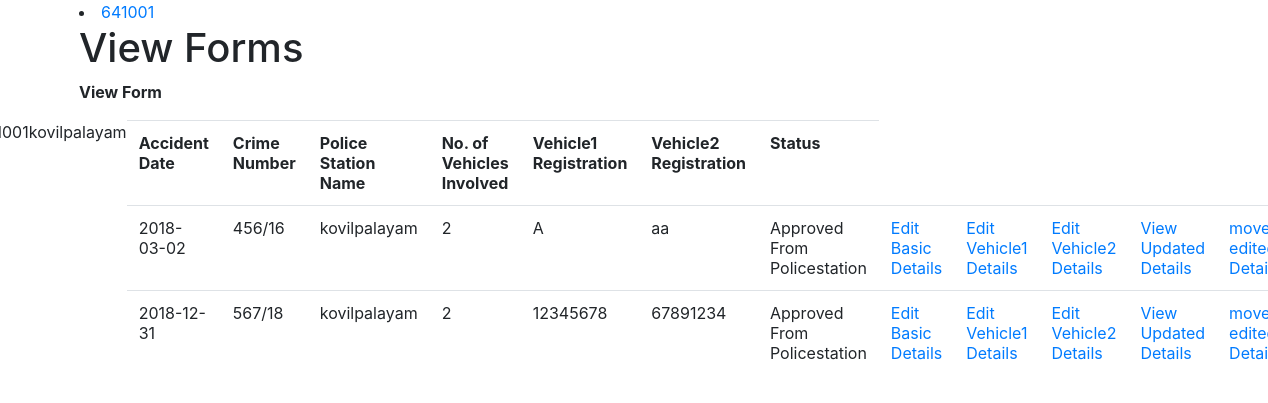
The app's page /police/checkboot.php (signed in) with its own data.
### tables this page shows
CREATE TABLE `basic` (
  `zone` varchar(20) NOT NULL,
  `dis` varchar(20) NOT NULL,
  `rto` varchar(30) NOT NULL,
  `unit` varchar(30) NOT NULL,
  `psta` varchar(30) NOT NULL,
  `cno` varchar(15) NOT NULL,
  `placeofaccident` varchar(100) NOT NULL,
  `latitude` varchar(8) NOT NULL,
  `longitude` varchar(8) NOT NULL,
  `ipc` varchar(10) NOT NULL,
  `ioth1` varchar(20) NOT NULL,
  `natureofaccident` varchar(50) NOT NULL,
  `ioth2` varchar(50) NOT NULL,
  `accidentdate` date NOT NULL,
  `accidenttime` time NOT NULL,
  `numberofvehiclesinvolved` int(10) NOT NULL,
  `vehicle1` varchar(30) NOT NULL,
  `vehicle2` varchar(30) NOT NULL,
  `image` varchar(100) NOT NULL,
  `collisiontype` varchar(50) NOT NULL,
  `coth` varchar(50) NOT NULL,
  `junctiontype` varchar(50) NOT NULL,
  `joth` varchar(50) NOT NULL,
  `junctioncontrol` varchar(50) NOT NULL,
  `jcoth` varchar(50) NOT NULL,
  `roadcategory` varchar(50) NOT NULL,
  `roth` varchar(50) NOT NULL,
  `roadnarrowing` varchar(50) NOT NULL,
  `rnoth` varchar(50) NOT NULL,
  `lightconditions` varchar(50) NOT NULL,
  `loth` varchar(50) NOT NULL,
  `climate` varchar(50) NOT NULL,
  `cloth` varchar(50) NOT NULL,
  `status` varchar(50) NOT NULL
);

### police/checkboot.php (the view, shortened to what this page needs)
<!DOCTYPE HTML PUBLIC>
<html>
<head>
<link rel="stylesheet" type="text/css" href="https://maxcdn.bootstrapcdn.com/bootstrap/4.0.0/css/bootstrap.min.css">
</head>
<body>
<div class="container">
   <?php
                            if(isset($_SESSION['id']) && !empty($_SESSION['id'])) {
                        ?>
                        <li>
                            <a href="#"><?php echo  $_SESSION['id'];?></a>
                        </li>
                        <?php
                            }
                            ?>
<h1>View Forms</h1>
<p><b>View Form</b></p>
<div class="table table-hover  d-flex justify-content-center w-100" >
   <table class="thead-dark">
   <?php
   $dbhost = 'localhost:3306';
   $dbuser = 'root';
   $dbpass = '';
   $dbname = 'police';
   $conn = mysqli_connect($dbhost, $dbuser, $dbpass,$dbname);
   include_once("connect.php");
 $id = $_SESSION['id'];
$result = mysqli_query($mysqli, "SELECT * FROM login WHERE id='$id'");
while($res = mysqli_fetch_array($result))
{
$psta = $res['psta'];
}
   $sql= "SELECT psta,cno,accidentdate,numberofvehiclesinvolved,vehicle1,vehicle2,status FROM basic  WHERE psta='$psta'";
    if($result = mysqli_query($conn, $sql)) {
      if(mysqli_num_rows($result) > 0) {
         echo "<table>";
         echo "<tr>";
         echo "<th>Accident Date</th>";
         echo "<th>Crime Number</th>";
         echo "<th>Police Station Name</th>";
         echo "<th>No. of Vehicles Involved</th>";
         echo "<th>Vehicle1 Registration</th>";
         echo "<th>Vehicle2 Registration</th>";
         echo "<th>Status </th>";
         echo "</tr>";
         while($row = mysqli_fetch_array($result)){
            echo "<tr>";
            echo "<td>" . $row['accidentdate'] . "</td>";
            echo "<td>" . $row['cno'] . "</td>";
            echo "<td>" . $row['psta'] . "</td>";
            echo "<td>" . $row['numberofvehiclesinvolved'] . "</td>";
            echo "<td>" . $row['vehicle1'] . "</td>";
            echo "<td>" . $row['vehicle2'] . "</td>";
            echo "<td>" . $row['status'] . "</td>";
            echo "<td><a href='test.php?crimenumber=" . $row['cno'] . "'>Edit Basic Details</a></td>";
            echo "<td><a href='basicedit.php?crimenumber=" . $row['cno'] . "'>Edit Vehicle1 Details</a></td>";
            echo "<td><a href='v2ed.php?crimenumber=" . $row['cno'] . "'>Edit Vehicle2 Details</a></td>";
            echo "<td><a href='policedetail.php?crimenumber=" . $row['cno'] . "'>View Updated Details</a></td>";
            echo "<td><a href='basiceditwithcopy.php?crimenumber=" . $row['cno'] . "'>move edited Details</a></td>";
            echo "</tr>";
         }
         echo "</table>";
      } else {
         echo "No records matching your query were found.";
      }
   } else {
      echo "ERROR: Could not able to execute $sql. " . mysqli_error($conn);
   }
?>
</div>
</div>
</body>
</html>

### records on screen
basic: accidentdate "2018-03-02", cno "456/16", psta "kovilpalayam", numberofvehiclesinvolved "2", vehicle1 "A", vehicle2 "aa", status "Approved From Policestation"
basic: accidentdate "2018-12-31", cno "567/18", psta "kovilpalayam", numberofvehiclesinvolved "2", vehicle1 "12345678", vehicle2 "67891234", status "Approved From Policestation"

### other values on screen
$_SESSION['id'] "641001"
